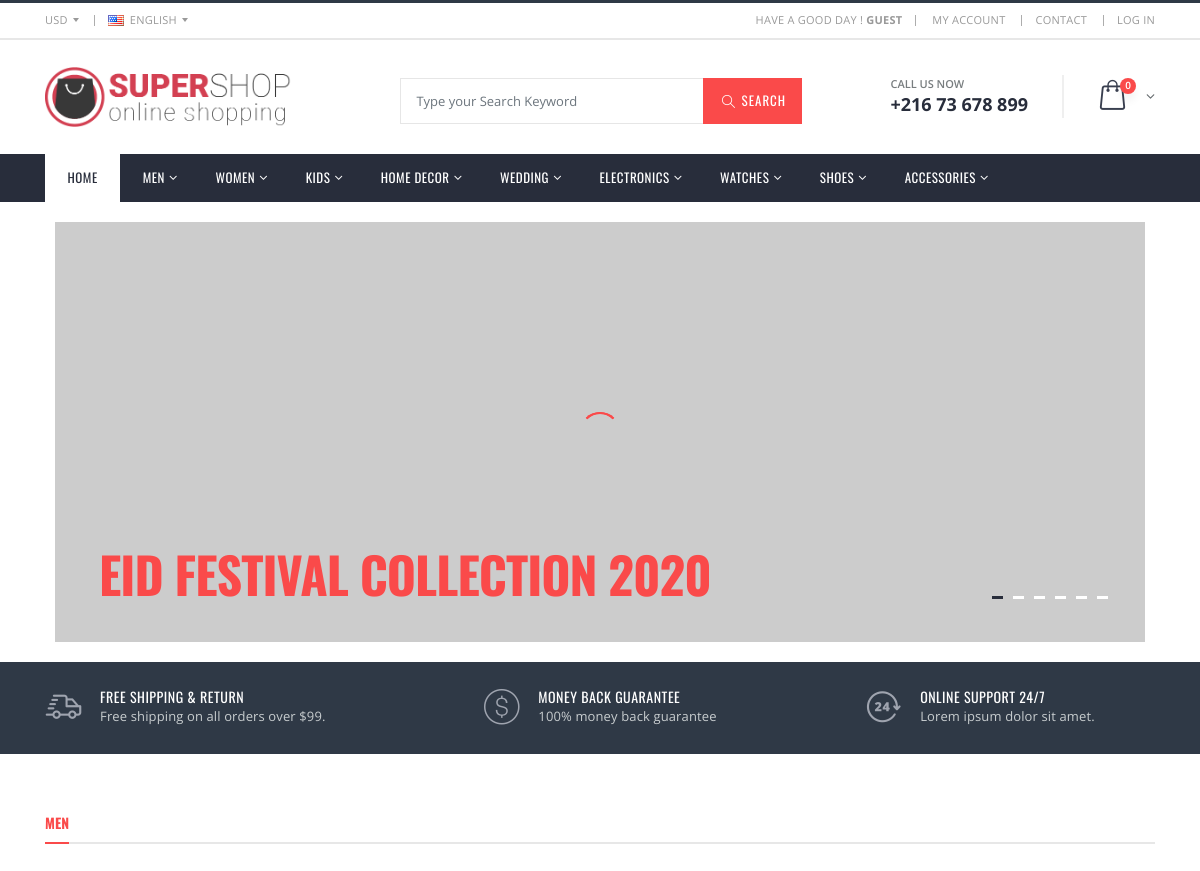
Before: / (upper part) with the older database file.
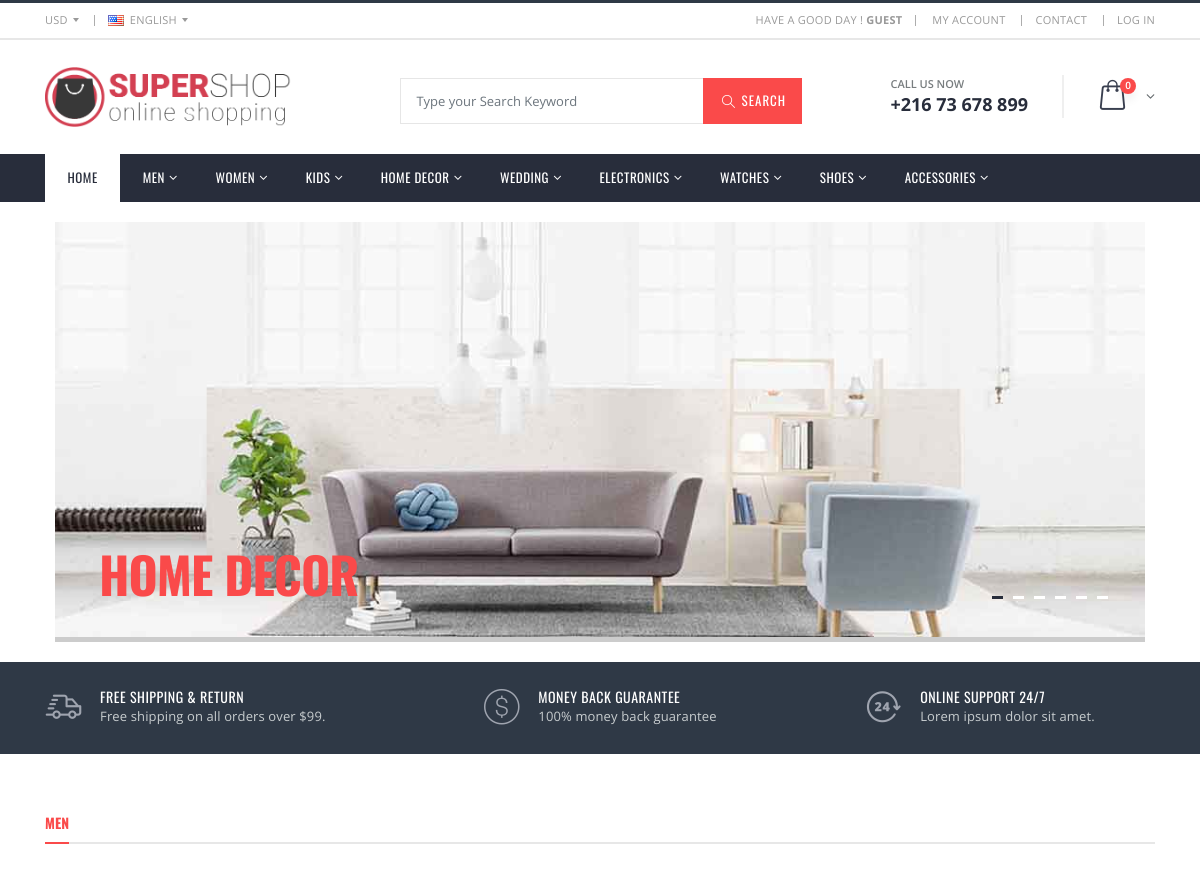
After: the same page with the newer database file.
### tables this page shows
CREATE TABLE `categories` (
  `id` int(11) NOT NULL COMMENT 'CATEGORIES ID',
  `category_name` varchar(64) NOT NULL,
  `category_status` enum('Active','Inactive') NOT NULL DEFAULT 'Active',
  `created_at` datetime DEFAULT NULL,
  `updated_at` datetime DEFAULT NULL
);

CREATE TABLE `slides` (
  `id` int(11) NOT NULL COMMENT 'SLIDER ID',
  `slider_title` varchar(128) NOT NULL,
  `slider_file` text NOT NULL,
  `slider_status` enum('Active','Inactive') NOT NULL DEFAULT 'Active',
  `slider_sequence` int(11) NOT NULL,
  `created_at` datetime DEFAULT NULL,
  `updated_at` datetime DEFAULT NULL
);

### app/Http/Controllers/View.php (called while the page is built, shortened)
<?php
class View
{
	public function loadContent($directory, $page_name)
	{
		include("resource/view/".$directory."/".$page_name.".php");
	}
}
?>

### index.php (called while the page is built, shortened)
<?php
include("app/Http/Controllers/View.php");
$view = new View;
$view->loadContent("include", "session");
$view->loadContent("include", "top");
$view->loadContent("content", "home");

### app/Models/Eloquent.php (called while the page is built, shortened)
<?php
class Eloquent
{
	public $connection;
	public function __construct()
	{
		$this->connection = new PDO('mysql:host='.$GLOBALS['DBHOST'].';dbname='.$GLOBALS['DBNAME'].';charset=utf8', $GLOBALS['DBUSER'], $GLOBALS['DBPASS']);
		$this->connection->setAttribute(PDO::ATTR_ERRMODE, PDO::ERRMODE_EXCEPTION);
		$this->connection->setAttribute(PDO::ATTR_EMULATE_PREPARES, false);
	}
	public function selectData($columnName, $tableName, $whereValue = 0, $inColumn = 0, $inValue = 0, $formatBy = 0, $paginate = 0)
	{
		try
		{
			if($columnName == "*")
			{
				$sql1 = "SELECT ";
				$sql2 = "*";
			}
			else
			{
				$sql1 = "SELECT ";
				foreach($columnName AS $ca1Column => $ca1Value)
				{
					@$sql2 .= "`$ca1Value`, ";
				}
				$sql2 = rtrim(@$sql2, ", ");
			}
			$sql3 = " FROM `$tableName`";
			if(@$formatBy['GROUP'])
				$sql6 = " GROUP BY `" . $formatBy['GROUP'] . "`";
			else
				$sql6 = "";
			if(@$formatBy['ASC'])
				$sql7 = " ORDER BY `" . $formatBy['ASC'] . "` ASC";
			else if(@$formatBy['DESC'])
				$sql7 = " ORDER BY `" . $formatBy['DESC'] . "` DESC";
			else
				$sql7 = "";
			if($paginate != 0)
				$sql8 = " LIMIT " . $paginate['POINT'] . ", " . $paginate['LIMIT'];
			else
				$sql8 = "";
			if($whereValue != 0)
			{
				$sql4 = " WHERE ";
				foreach($whereValue AS $wa1Column => $wa1Value)
				{
					@$sql5 .= $wa1Column . " = " . "'" . $wa1Value . "' AND ";
				}
				$sql5 = trim($sql5); $sql5 = rtrim($sql5, "AND"); $sql5 = trim($sql5);
				$preSQL = $sql1 . $sql2 . $sql3 . $sql4 . $sql5 . $sql6 . $sql7 . $sql8;
			}
			else
			{
				if($inValue != 0)
				{
					$preSQL = $sql1 . $sql2 . $sql3 . $sql4 . $sql5 . $sql6 . $sql7 . $sql8;
				}
				else
				{
					$preSQL = $sql1 . $sql2 . $sql3 . $sql6 . $sql7 . $sql8;
				}
			}
			$query = $this->connection->prepare($preSQL);
			$query->execute();
			$dataSelected = $query->fetchAll(PDO::FETCH_ASSOC);
			return $dataSelected;
		}
		catch(Exception $e)
		{
			return 0;
		}
	}
}
?>

### resource/view/include/top.php (shortened to what the changed rows need)
<!DOCTYPE html>
<html lang="en">
<head>
	<link rel="stylesheet" href="public/assets/css/bootstrap.min.css">
	<link rel="stylesheet" href="public/assets/css/toastr.css">
	<link rel="stylesheet" href="public/assets/css/style.min.css">
	<link rel="stylesheet" href="public/assets/css/custom.css">
</head>
<body>
	<?php
	include("app/Models/Eloquent.php");
	$eloquent = new Eloquent;
	$columnName = $tableName = $whereValue = null;
	$columnName = "*";
	$tableName = "categories";
	$whereValue['category_status'] = "Active";
	$categoryMenu = $eloquent->selectData($columnName, $tableName, @$whereValue);
	?>
	<div class="page-wrapper">
		<header class="header" id="header">
			<div class="header-bottom sticky-header">
				<div class="container">
					<nav class="main-nav">
						<ul class="menu sf-arrows">
							<?php
							foreach ($categoryMenu as $eachCategory) {
								echo '
										<li><a href="#" class="sf-with-ul">' . $eachCategory['category_name'] . '</a>
										<ul>';
								echo '</ul>
										</li>';
							}
							?>
						</ul>
					</nav>
				</div>
			</div>
		</header>

### resource/view/content/home.php (shortened to what the changed rows need)
<?php
$eloquent = new Eloquent;
$columnName = "*";
$tableName = "slides";
$slidesList = $eloquent->selectData($columnName, $tableName);
?>
<main class="main">
	<div class="home-top-container">
		<div class="container">
			<div class="row">
				<div class="col-lg-12">
					<div class="home-slider owl-carousel owl-carousel-lazy">
					<?php
						foreach($slidesList AS $eachSlide)
						{
							echo '
							<div class="home-slide">
								<img class="owl-lazy" src="public/assets/images/lazy.png" data-src="'.$GLOBALS['SLIDES_DIRECTORY'] . $eachSlide['slider_file'].'" alt="slider image">
								<div class="home-slide-content">
									<h1 class="text-primary">'.$eachSlide['slider_title'].'</h1>
								</div>
							</div>';
						}
					?>
					</div>
				</div>
			</div>
		</div>
	</div>
</main>

Changed rows visible on the page:
removed slides: slider_title "EID FESTIVAL COLLECTION 2020"
now on this page (row unchanged): slides: slider_file (picture), slider_title "HOME DECOR"
